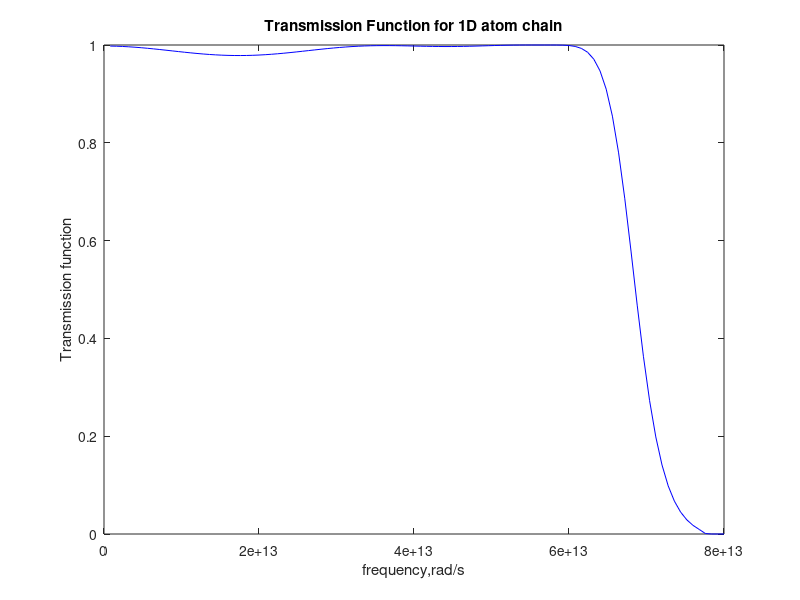
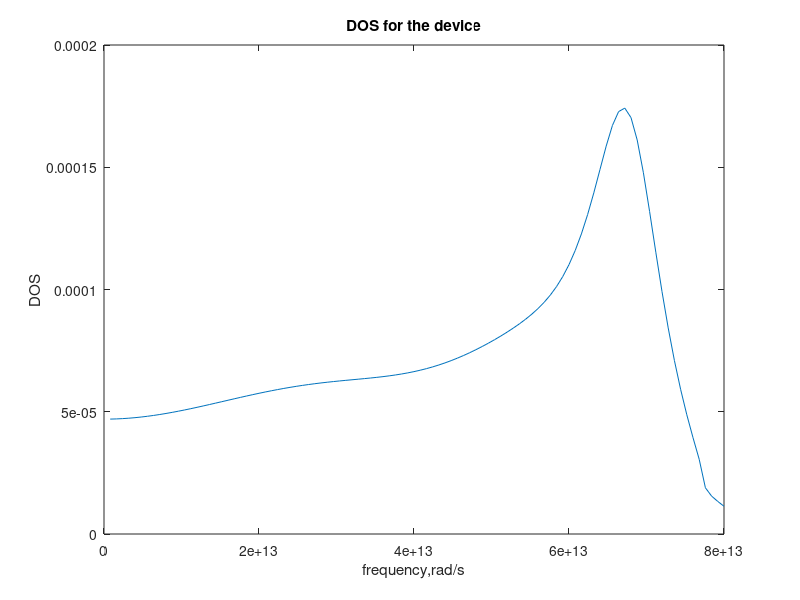

These charts were generated, in order, by the following MATLAB code:
%% Green's function for 1-D chain
clear all; clc;
%% Number of atoms in each section
NumD = 3;
%% Constants - mes - Unit:atomic m unit
ml = 20.0;  md = 20.0;  mr = 20.0; % in AMU(atomic m unit)
% Lattice Constant
a = 5e-10;  % lattice constant: unit [m]
% Unit Conversion of the m: times 1.66e-27kg = 1.66e-24g
amu = 1.66e-27;
ml = ml*amu; mr = mr*amu; md = md*amu;
%% Constants - k Constants
kl = 50.0;  kd = 40.0; kr = 60.0; % in Unit: N/m
% simple mixing rule
kld = sqrt(kl*kd);  krd = sqrt(kr*kd);
%% Define the calculation range
OMax = 8e13;   % Max frequency
OMin = 0e13;      % Min frequency
ONum = 100;    % Interval Number
OInterval = (OMax - OMin)/ONum; % Frequency interval
freq = zeros(ONum,1);
T = zeros(ONum,1);
DOS = zeros(ONum,1);
%% Undecided Vectors/Matrices
% The interaction:t1;t2; dimensions are DxL and DxR;
%% Delta and frequency.
for j = 1:ONum
freq(j) = OMin + j*OInterval;
Omega = freq(j);
delta = Omega^2*1e-20;

%% Construct Harmonic Matrix and Interaction Matrix
% Assume the atoms is from Left to right arrange.
% Conjugate Transpose: conj(A');

% Device Harmonic Matrix: Checked.
HD = zeros(NumD, NumD);
for i = 1:NumD
    if i-1>=1
        HD(i,i-1) = -kd/md;
    end
    if i+1<=NumD
        HD(i,i+1) = -kd/md;
    end
    HD(i,i) = 2*kd/md;
end

HD(1,1) = (kd+kld)/md;
HD(NumD,NumD) = (kd+krd)/md;
%% END OF HARMONIC MATRICES

%% Analytical Calculation for the bulk surface Green's function: 1x1 matrix: seem to work
%  Left
t = kl./ml;
v = Omega.^2 + 1i*delta;
tmp1 = (v-2*t-sqrt((2*t-v).^2-4*t*t))/(2*t*t);
tmp2 = (v-2*t+sqrt((2*t-v).^2-4*t*t))/(2*t*t);
if imag(tmp1)>0
    glcbs = tmp1;
else
    glcbs = tmp2;
end
%  Right
t = kr./mr;
tmp1 = (v-2*t-sqrt((2*t-v).^2-4*t*t))/(2*t*t);
tmp2 = (v-2*t+sqrt((2*t-v).^2-4*t*t))/(2*t*t);
if imag(tmp1)>0
    grcbs = tmp1;
else
    grcbs = tmp2;
end
%% End of surface green's function

%% The surface green's function
g1s = 1/(v-(kld+kl)/ml-(kl/ml).^2*glcbs);
g2s = 1/(v-(krd+kr)/mr-(kr/mr).^2*grcbs);
%% Submatrices of the interaction Matrix
t1 = zeros(NumD,1);                % N x 1 Matrix
t1(1,1) = -kld/sqrt(ml*md);        % the only nonzero term
t2 = zeros(NumD,1);                % N x 1 Matrix
t2(NumD,1) = -krd/sqrt(mr*md);     % the only nonzero term
% t1 = -kld/sqrt(ml*md);
% t2 = -krd/sqrt(mr*md);
%% Calculate the self-energies and Gamma
Sigma1 = t1*g1s*t1';                    % (N x 1) x (1 x 1) x (1 x N) = N x N Matrix
Sigma2 = t2*g2s*t2';                    % (N x 1) x (1 x 1) x (1 x N) = N x N Matrix
% Sigma1 = zeros(NumD);
% Sigma2 = zeros(NumD);
% Sigma1(1,1) = t1*g1s*t1;
% Sigma2(NumD,NumD) = t2*g2s*t2;
Gamma1 = 1i*(Sigma1 - Sigma1');         % N x N Matrix
Gamma2 = 1i*(Sigma2 - Sigma2');         % N x N Matrix
%% End

%% Green's function in the device
Gd = inv(Omega.^2*eye(NumD)-HD-Sigma1-Sigma2);
%% Transmission
T(j) = real(trace(Gamma1*Gd*Gamma2*Gd'));
A = 1i*(Gd-Gd');
DOS(j) = abs(trace(A)*Omega/pi/a);
end
% Plot

fp = fopen('./AGF_analytical.dat','a+');
fprintf(fp, 'Variables = "frequency","Transmission"\n');
fprintf(fp,'Zone T = "My code with Analytic gs",I = %d, DataPacking = Point\n',ONum);
for i = 1:ONum
    fprintf(fp,'%e   %e\n',freq(i),T(i));
end
fclose(fp);
figure(1)
plot(freq,T,'b-');
title('Transmission Function for 1D atom chain');
xlabel('frequency,rad/s');
ylabel('Transmission function');
figure(2)
plot(freq,DOS,'-');
title('DOS for the device');
xlabel('frequency,rad/s');
ylabel('DOS');